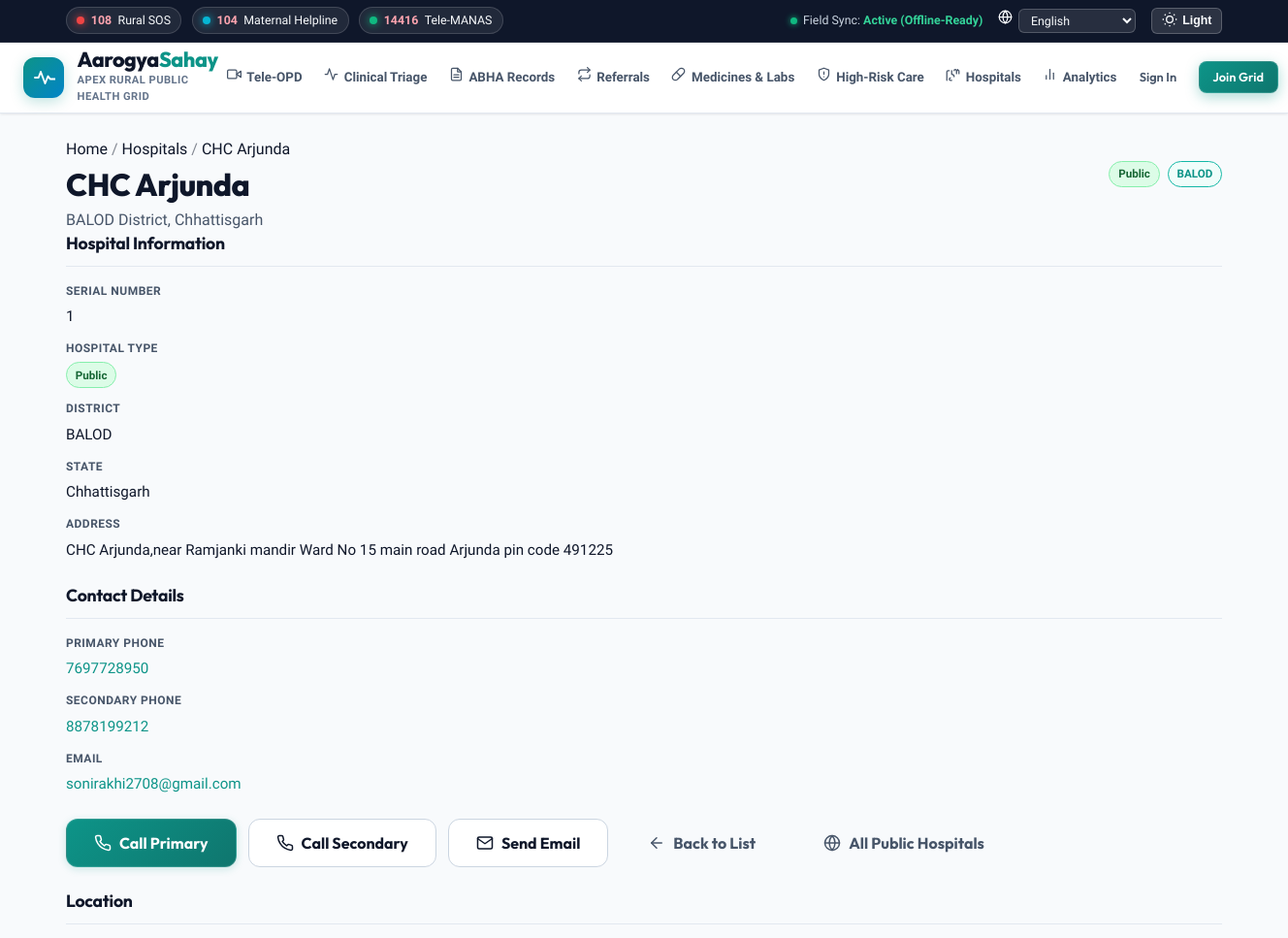
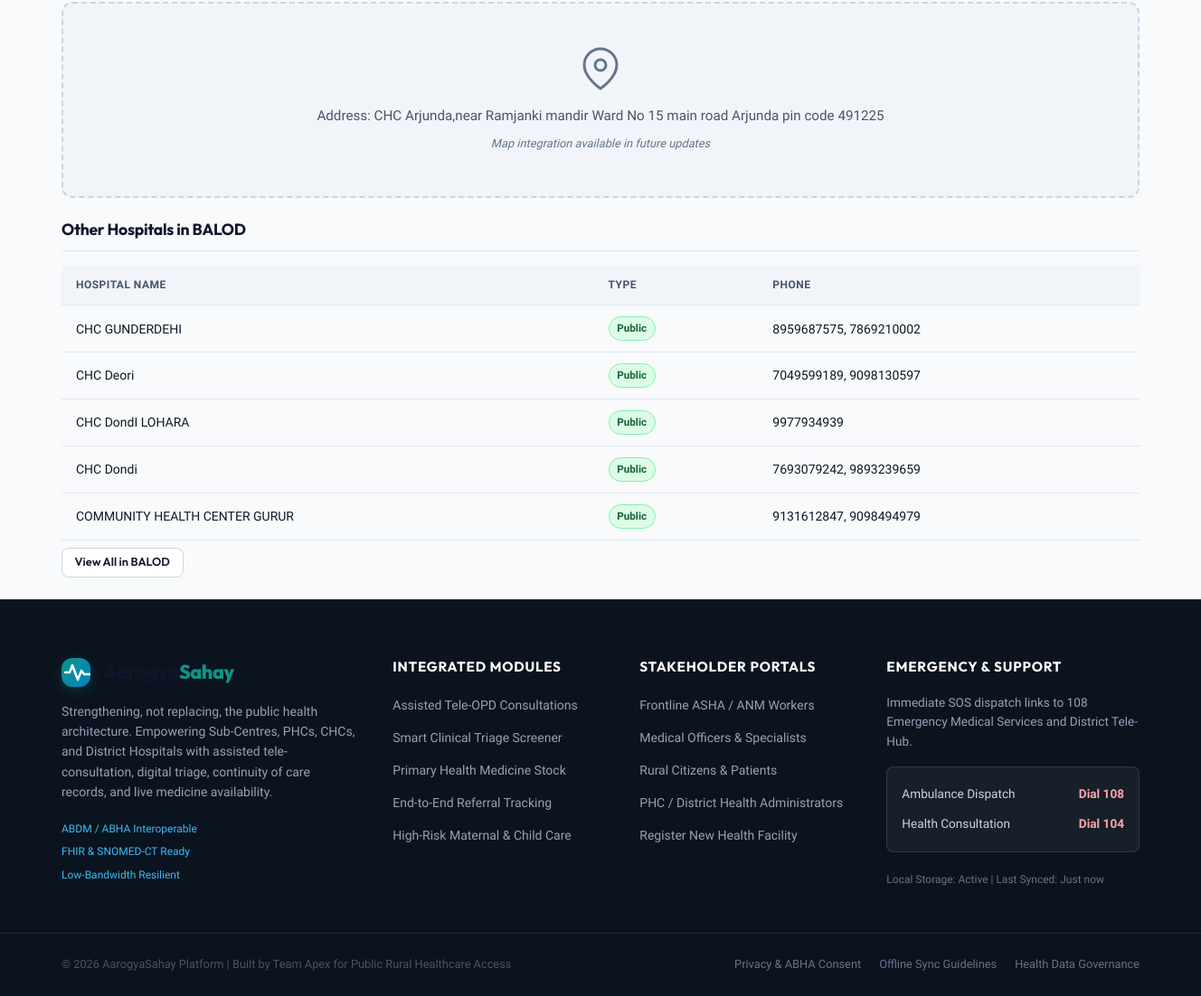
Screenshot of /hospitals/1 with the database file from the repository (2 pictures, top to bottom).
### tables this page shows
CREATE TABLE hospitals (
            id INTEGER PRIMARY KEY AUTOINCREMENT,
            sno TEXT,
            district TEXT NOT NULL,
            hospital_type TEXT NOT NULL,
            hospital_name TEXT NOT NULL,
            address TEXT,
            phone1 TEXT,
            phone2 TEXT,
            email TEXT,
            state TEXT DEFAULT 'Chhattisgarh',
            created_at TIMESTAMP DEFAULT CURRENT_TIMESTAMP,
            updated_at TIMESTAMP DEFAULT CURRENT_TIMESTAMP
        );

### routes/hospitals.py (the view)
@hospitals_bp.route('/<int:hospital_id>')
def hospital_detail(hospital_id):
    db = get_db()
    hospital = db.execute("SELECT * FROM hospitals WHERE id = ?", (hospital_id,)).fetchone()
    if not hospital:
        return "Hospital not found", 404
    nearby = db.execute(
        "SELECT id, hospital_name, hospital_type, phone1 FROM hospitals WHERE district = ? AND id != ? ORDER BY hospital_name LIMIT 5",
        (hospital['district'], hospital_id)
    ).fetchall()
    return render_template('hospitals/detail.html', hospital=hospital, nearby_hospitals=nearby)

### app.py (called while the page is built)
@app.context_processor
def inject_global_data():
    current_user = None
    if "user_id" in session:
        db = get_db()
        current_user = db.execute("SELECT * FROM users WHERE id = ?", (session["user_id"],)).fetchone()
    return dict(current_user=current_user)

### db.py (called while the page is built)
def get_db():
    if "db" not in g:
        g.db = sqlite3.connect(DATABASE)
        g.db.row_factory = sqlite3.Row
        g.db.execute("PRAGMA journal_mode=WAL")       # Better concurrent read perf
        g.db.execute("PRAGMA foreign_keys=ON")         # Enforce referential integrity
    return g.db

### templates/hospitals/detail.html (shortened to what this page needs)
{% extends "base.html" %}
{% block breadcrumbs %}
<div class="container breadcrumbs-bar">
    <nav class="breadcrumbs" aria-label="Breadcrumb">
        <a href="{{ url_for('index') }}">Home</a>
        <span class="breadcrumb-sep" aria-hidden="true">/</span>
        <a href="{{ url_for('hospitals.list_hospitals') }}">Hospitals</a>
        <span class="breadcrumb-sep" aria-hidden="true">/</span>
        <span class="breadcrumb-current" aria-current="page">{{ hospital['hospital_name'] }}</span>
    </nav>
</div>
{% endblock %}
{% block content %}
<div class="container page-container">
    <header class="page-header">
        <div class="header-content">
            <div>
                <h1 class="page-title">{{ hospital['hospital_name'] }}</h1>
                <p class="page-subtitle">{{ hospital['district'] }} District, Chhattisgarh</p>
            </div>
            <div class="header-badges">
                <span class="type-badge type-{{ hospital['hospital_type']|lower }}">{{ hospital['hospital_type'] }}</span>
                <span class="district-badge">{{ hospital['district'] }}</span>
            </div>
        </div>
    </header>
    <div class="grid grid-2">
        <div class="card info-card">
            <h2 class="card-title">Hospital Information</h2>
            <dl class="info-list">
                <div class="info-item">
                    <dt>Serial Number</dt>
                    <dd>{{ hospital['sno'] }}</dd>
                </div>
                <div class="info-item">
                    <dt>Hospital Type</dt>
                    <dd><span class="type-badge type-{{ hospital['hospital_type']|lower }}">{{ hospital['hospital_type'] }}</span></dd>
                </div>
                <div class="info-item">
                    <dt>District</dt>
                    <dd>{{ hospital['district'] }}</dd>
                </div>
                <div class="info-item">
                    <dt>State</dt>
                    <dd>{{ hospital['state'] }}</dd>
                </div>
                <div class="info-item">
                    <dt>Address</dt>
                    <dd class="address-full">{{ hospital['address'] }}</dd>
                </div>
            </dl>
        </div>
        <div class="card contact-card">
            <h2 class="card-title">Contact Details</h2>
            <dl class="info-list">
                {% if hospital['phone1'] %}
                <div class="info-item">
                    <dt>Primary Phone</dt>
                    <dd><a href="tel:{{ hospital['phone1'] }}" class="contact-link">{{ hospital['phone1'] }}</a></dd>
                </div>
                {% endif %}
                {% if hospital['phone2'] %}
                <div class="info-item">
                    <dt>Secondary Phone</dt>
                    <dd><a href="tel:{{ hospital['phone2'] }}" class="contact-link">{{ hospital['phone2'] }}</a></dd>
                </div>
                {% endif %}
                {% if hospital['email'] %}
                <div class="info-item">
                    <dt>Email</dt>
                    <dd><a href="mailto:{{ hospital['email'] }}" class="contact-link">{{ hospital['email'] }}</a></dd>
                </div>
                {% endif %}
            </dl>
        </div>
    </div>
    <div class="action-bar card">
        <div class="action-buttons">
            {% if hospital['phone1'] %}
            <a href="tel:{{ hospital['phone1'] }}" class="btn btn-primary btn-lg">
                Call Primary
            </a>
            {% endif %}
            {% if hospital['phone2'] %}
            <a href="tel:{{ hospital['phone2'] }}" class="btn btn-outline btn-lg">
                Call Secondary
            </a>
            {% endif %}
            {% if hospital['email'] %}
            <a href="mailto:{{ hospital['email'] }}" class="btn btn-outline btn-lg">
                <svg viewBox="0 0 24 24" width="18" height="18" fill="none" stroke="currentColor" stroke-width="2" stroke-linecap="round" stroke-linejoin="round"><path d="M4 4h16c1.1 0 2 .9 2 2v12c0 1.1-.9 2-2 2H4c-1.1 0-2-.9-2-2V6c0-1.1.9-2 2-2z"></path><polyline points="22,6 12,13 2,6"></polyline></svg>
                Send Email
            </a>
            {% endif %}
            <a href="{{ url_for('hospitals.list_hospitals', district=hospital['district']) }}" class="btn btn-ghost btn-lg">
                <svg viewBox="0 0 24 24" width="18" height="18" fill="none" stroke="currentColor" stroke-width="2" stroke-linecap="round" stroke-linejoin="round"><path d="M19 12H5"></path><polyline points="12 19 5 12 12 5"></polyline></svg>
                Back to List
            </a>
            <a href="{{ url_for('hospitals.list_hospitals', type=hospital['hospital_type']) }}" class="btn btn-ghost btn-lg">
                All {{ hospital['hospital_type'] }} Hospitals
            </a>
        </div>
    </div>
    <div class="card map-card">
        <h2 class="card-title">Location</h2>
        <div class="map-placeholder">
            <svg viewBox="0 0 24 24" width="48" height="48" fill="none" stroke="currentColor" stroke-width="1.5" stroke-linecap="round" stroke-linejoin="round" class="map-icon"><path d="M21 10c0 7-9 13-9 13s-9-6-9-13a9 9 0 0 1 18 0z"></path><circle cx="12" cy="10" r="3"></circle></svg>
            <p class="map-text">Address: {{ hospital['address'] }}</p>
            <p class="map-hint">Map integration available in future updates</p>
        </div>
    </div>
    <div class="card nearby-card">
        <h2 class="card-title">Other Hospitals in {{ hospital['district'] }}</h2>
        <div class="nearby-list">
            {% if nearby_hospitals %}
            <table class="data-table nearby-table">
                <thead>
                    <tr>
                        <th>Hospital Name</th>
                        <th>Type</th>
                        <th>Phone</th>
                    </tr>
                </thead>
                <tbody>
                    {% for h in nearby_hospitals %}
                    <tr>
                        <td><a href="{{ url_for('hospitals.hospital_detail', hospital_id=h['id']) }}">{{ h['hospital_name'] }}</a></td>
                        <td><span class="type-badge type-{{ h['hospital_type']|lower }}">{{ h['hospital_type'] }}</span></td>
                        <td>{% if h['phone1'] %}<a href="tel:{{ h['phone1'] }}">{{ h['phone1'] }}</a>{% endif %}</td>
                    </tr>
                    {% endfor %}
                </tbody>
            </table>
            <a href="{{ url_for('hospitals.list_hospitals', district=hospital['district']) }}" class="btn btn-outline btn-sm mt-2">View All in {{ hospital['district'] }}</a>
            {% else %}
            <p class="no-nearby">No other hospitals found in this district.</p>
            {% endif %}
        </div>
    </div>
</div>
{% endblock %}

### rows the page displays
hospitals: hospital_name "CHC Arjunda", district "BALOD", hospital_type "Public", sno "1", state "Chhattisgarh", address "CHC Arjunda,near Ramjanki mandir Ward No 15 main road Arjunda pin code 491225", phone1 "7697728950", phone2 "8878199212", email "sonirakhi2708@gmail.com"
hospitals: hospital_name "CHC GUNDERDEHI", hospital_type "Public", phone1 "8959687575, 7869210002"
hospitals: hospital_name "CHC Deori", hospital_type "Public", phone1 "7049599189, 9098130597"
hospitals: hospital_name "CHC DondI LOHARA", hospital_type "Public", phone1 "9977934939"
hospitals: hospital_name "CHC Dondi", hospital_type "Public", phone1 "7693079242, 9893239659"
hospitals: hospital_name "COMMUNITY HEALTH CENTER GURUR", hospital_type "Public", phone1 "9131612847, 9098494979"
